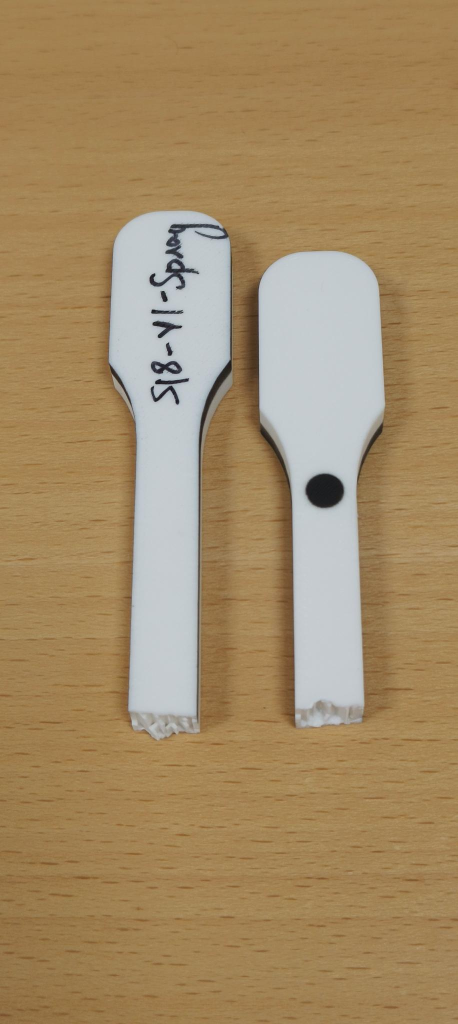
#> input picture Software/UTM_PyQt6/SF9 - Advanced Test Modes/Specimen_S18_V1_Spray_Staircase-Fracture/S18 (1).jpg, 916 x 2048 px (shown at 1/2 size)
$ python -i utm_autocal.py   (imports and definitions only)
#> lines starting #> are read from the running program, lines starting #| are printed output that depends on the picture; after the words box and inside, x2 and y2 are one past the last pixel; in counts of white or black regions, pixels touching at a corner belong together
"""DIC auto-calibration — score a frame's trackability, and pick exposure / threshold from data.

    from utm_autocal import frame_score, best_threshold, pick_best

The rig's preset carries an exposure and a threshold chosen once, by hand, under one set of LEDs.
When the lighting drifts those numbers quietly stop being right: the markers wash out or sink into
the background, detection falls to 1/2 or 0/2, and the first sign is a ruined test. This module
turns "does it look OK" into a number, so the app can sweep the settings and choose.

WHAT MAKES A FRAME TRACKABLE — and why the score is shaped this way:

  * exactly TWO blobs. Not a preference, a gate: one marker means no gauge length and three means
    the detector is finding something that is not a marker. A frame that fails this scores 0
    however pretty it looks.
  * CONTRAST MARGIN — how far the markers sit from the background in grey levels, relative to the
    threshold. This is the one that predicts robustness. A frame can detect perfectly at this
    instant with the markers only 8 levels from the cut, and lose them on the next flicker.
  * HEADROOM — clipped pixels are unrecoverable. Blown highlights eat the specimen edge and
    crushed blacks merge the markers into the shadow band, so saturation is penalised even when
    detection currently succeeds.
  * AREA in the middle of the accepted band, not at its edge, so normal breathing of the blob does
    not push it outside min_area/max_area mid-test.
  * CIRCULARITY, which is what separates a marker from the grip bands and from a smear.

Pure NumPy/OpenCV on a supplied frame: no camera, no Qt, no app state, so the scoring can be tested
against synthetic and recorded frames. Anything that has to talk to the camera (actually changing
exposure and re-grabbing) lives in the caller.
"""
import numpy as np
import cv2

# A marker sitting this close to the threshold is one flicker from being lost, even if it is
# detected right now. Below this the contrast term goes to zero rather than degrading gracefully.
MIN_MARGIN = 12.0
GOOD_MARGIN = 45.0        # margin at which the contrast term is fully satisfied
MAX_CLIPPED_PCT = 2.0     # above this proportion of clipped pixels, headroom scores zero


def _blobs(binary, min_area, max_area, min_circ):
    """Contours passing the same gates camera_manager.detect_blobs applies."""
    cnts, _ = cv2.findContours(binary, cv2.RETR_EXTERNAL, cv2.CHAIN_APPROX_SIMPLE)
    out = []
    for c in cnts:
        a = cv2.contourArea(c)
        if not (min_area < a < max_area):
            continue
        p = cv2.arcLength(c, True)
        if p <= 0:
            continue
        circ = 4 * np.pi * a / (p * p)
        if circ <= min_circ:
            continue
        M = cv2.moments(c)
        if M["m00"] > 0:
            out.append({"area": a, "circ": circ,
                        "cx": M["m10"] / M["m00"], "cy": M["m01"] / M["m00"]})
    return sorted(out, key=lambda b: b["cy"])


def frame_score(frame, threshold, thresh_type=cv2.THRESH_BINARY_INV,
                min_area=2000, max_area=200000, min_circ=0.5):
    """Score one frame 0..1 for how reliably its markers can be tracked.

    Returns a dict: score plus the individual terms, so the UI can say WHY a setting was chosen
    rather than presenting a bare number.
    """
    base = thresh_type & ~cv2.THRESH_OTSU
    used = threshold
    if thresh_type & cv2.THRESH_OTSU:
        used, binary = cv2.threshold(frame, 0, 255, base | cv2.THRESH_OTSU)
    else:
        _, binary = cv2.threshold(frame, threshold, 255, base)

    blobs = _blobs(binary, min_area, max_area, min_circ)
    n = len(blobs)
    clipped = float(((frame == 0) | (frame == 255)).mean() * 100.0)
    out = {"n_blobs": n, "threshold": float(used), "clipped_pct": clipped,
           "score": 0.0, "contrast": 0.0, "headroom": 0.0, "area_fit": 0.0,
           "circularity": 0.0, "sep_px": 0.0, "mean": float(frame.mean())}
    if n != 2:
        return out                       # hard gate — see module docstring

    # Contrast margin: how far marker and background grey levels sit from the cut. Sampled from the
    # mask itself rather than assumed, so it works for either polarity.
    #
    # cv2.mean with a mask, NOT frame[mask].mean(): boolean indexing copies the selected pixels into
    # a new array, which on a 1 MP frame costs milliseconds and allocates every call. This runs at
    # 2 Hz on the GUI thread to drive the health badge, so it has to be cheap.
    fg = cv2.mean(frame, mask=binary)[0]
    bg = cv2.mean(frame, mask=cv2.bitwise_not(binary))[0]
    margin = min(abs(fg - used), abs(bg - used))
    out["contrast"] = float(np.clip((margin - MIN_MARGIN) / (GOOD_MARGIN - MIN_MARGIN), 0, 1))
    out["margin"] = margin
    out["fg_mean"], out["bg_mean"] = fg, bg

    out["headroom"] = float(np.clip(1.0 - clipped / MAX_CLIPPED_PCT, 0, 1))

    # Area comfort: 1.0 at the geometric middle of the accepted band, falling off toward either end.
    mid = np.sqrt(min_area * max_area)
    a = np.mean([b["area"] for b in blobs])
    out["area_fit"] = float(np.clip(1.0 - abs(np.log(a / mid)) / np.log(max_area / mid), 0, 1))
    out["area_px"] = float(a)

    out["circularity"] = float(np.clip((np.mean([b["circ"] for b in blobs]) - min_circ)
                                       / (1.0 - min_circ), 0, 1))
    out["sep_px"] = float(abs(blobs[1]["cy"] - blobs[0]["cy"]))

    # Contrast dominates: it is the term that predicts whether tracking SURVIVES, where the others
    # describe how comfortable it is right now.
    out["score"] = float(0.45 * out["contrast"] + 0.25 * out["headroom"]
                         + 0.15 * out["area_fit"] + 0.15 * out["circularity"])
    return out


def best_threshold(frame, thresh_type=cv2.THRESH_BINARY_INV, lo=40, hi=220, step=5, **kw):
    """Sweep the threshold on ONE frame and return (best_threshold, best_metrics, all_metrics).

    Needs no camera, so this half of calibration works on a recorded frame or a still image.

    THRESH_OTSU is stripped for the sweep. It has to be: with the flag set, `cv2.threshold` ignores
    the value it is handed and computes its own, so every one of the 37 swept points produced an
    IDENTICAL binary image and an identical score. The sweep then relabelled each result with the
    value it had passed in, and the widest-run rule returned the middle of the swept RANGE — 130 on
    a frame where Otsu had actually used 132. The Black specimen preset is an Otsu mode, so on every
    black specimen this function was scoring one setting thirty-seven times and reporting a number
    the detector would never use.

    Otsu is still evaluated, once, as a NAMED candidate in `all_metrics` (`m["otsu"] is True`), so
    the caller can say whether a fixed threshold actually beats it rather than assuming either way.
    """
    base = thresh_type & ~cv2.THRESH_OTSU
    results = []
    for t in range(lo, hi + 1, step):
        m = frame_score(frame, t, base, **kw)   # `base`, so the swept value is honoured
        m["threshold"] = float(t)
        m["otsu"] = False
        results.append(m)
    if thresh_type & cv2.THRESH_OTSU:
        m = frame_score(frame, 0, base | cv2.THRESH_OTSU, **kw)
        m["otsu"] = True                        # threshold already carries the value Otsu CHOSE
        results.append(m)
    ok = [m for m in results if m["n_blobs"] == 2]
    if not ok:
        return None, None, results
    best = max(ok, key=lambda m: m["score"])
    # Prefer the CENTRE of the widest run of working thresholds over the single best-scoring one:
    # a setting with room either side survives a lighting drift, a peak on a cliff does not.
    #
    # Runs are built from the SWEPT points only. Otsu's value is a threshold like any other but it
    # is not a point on the grid, so letting it join would bridge a gap or start a spurious run and
    # move the chosen centre.
    swept_ok = [m for m in ok if not m.get("otsu")]
    if len(swept_ok) >= 3:
        ts = sorted(m["threshold"] for m in swept_ok)
        runs, cur = [], [ts[0]]
        for a, b in zip(ts, ts[1:]):
            (cur.append(b) if b - a <= step else (runs.append(cur), cur := [b]))
        runs.append(cur)
        widest = max(runs, key=len)
        if len(widest) >= 3:
            mid = widest[len(widest) // 2]
            centred = min(swept_ok, key=lambda m: abs(m["threshold"] - mid))
            # Only take the centred pick if it is genuinely competitive — otherwise a wide plateau
            # of mediocre settings would outrank a decisively better one.
            if centred["score"] >= 0.95 * best["score"]:
                best = centred
    return best["threshold"], best, results


def pick_best(samples):
    """Choose from [(setting, [frame, ...]), ...] — the best MEAN score across frames.

    Averaged over several frames on purpose: a single frame can look excellent on noise alone, and
    the setting that matters is the one that keeps working, not the one that peaked once.
    """
    scored = []
    for setting, metrics in samples:
        if not metrics:
            continue
        got2 = sum(1 for m in metrics if m["n_blobs"] == 2) / len(metrics)
        mean = float(np.mean([m["score"] for m in metrics]))
        scored.append({"setting": setting, "detect_rate": got2, "score": mean * got2,
                       "mean_score": mean,
                       "contrast": float(np.mean([m["contrast"] for m in metrics])),
                       "clipped_pct": float(np.mean([m["clipped_pct"] for m in metrics]))})
    if not scored:
        return None, []
    scored.sort(key=lambda s: s["score"], reverse=True)
    return (scored[0] if scored[0]["score"] > 0 else None), scored

>>> import cv2
>>> picture = cv2.imread('SF9 - Advanced Test Modes/Specimen_S18_V1_Spray_Staircase-Fracture/S18 (1).jpg', cv2.IMREAD_GRAYSCALE)
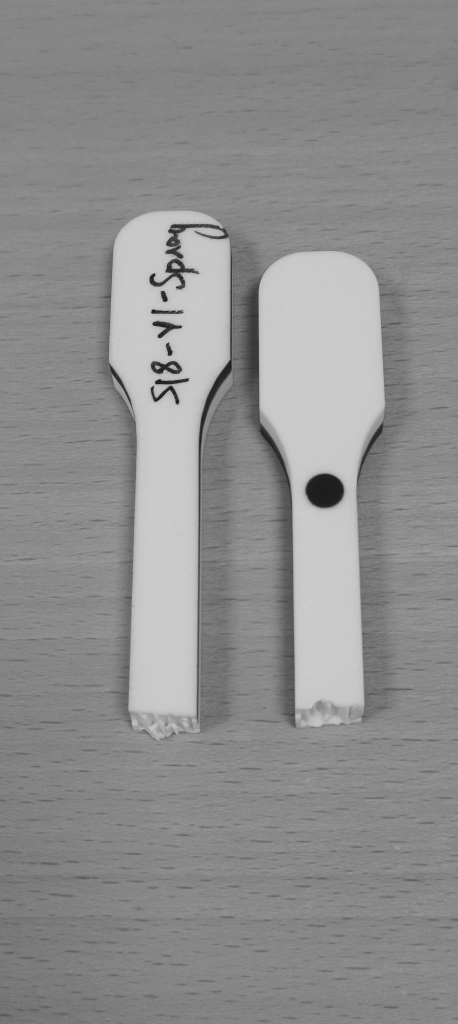
#> picture: shape (2048, 916) (shown at 1/2 size); min 12, max 211, mean 142.4
>>> result = best_threshold(picture)
#> the loop in best_threshold, `for t in range(lo, hi + 1, step):` made 37 passes
#> n in frame_score on passes 1 to 12: 1, 1, 1, 1, 1, 1, 1, 1, 1, 1, 1, 1
#> pass 1, in frame_score, `_, binary = cv2.threshold(frame, threshold, 255, base)`:
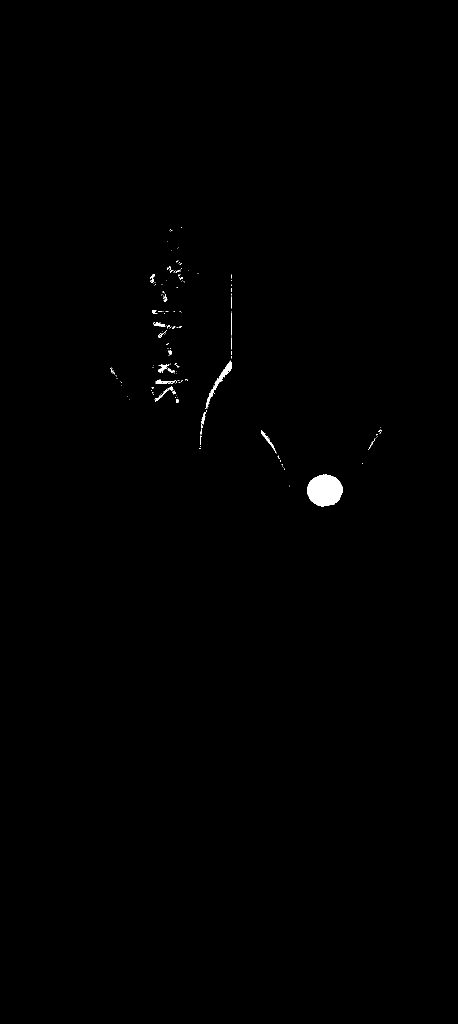
#> binary: shape (2048, 916) (shown at 1/2 size); 0.33% white; 174 white regions (152 under 20 px), largest, box (x1, y1, x2, y2) and area: (614, 949, 686, 1013) 3533, (411, 721, 463, 818) 663, (522, 861, 553, 907) 196
#> pass 2, in frame_score (call 2), `_, binary = cv2.threshold(frame, threshold, 255, base)`:
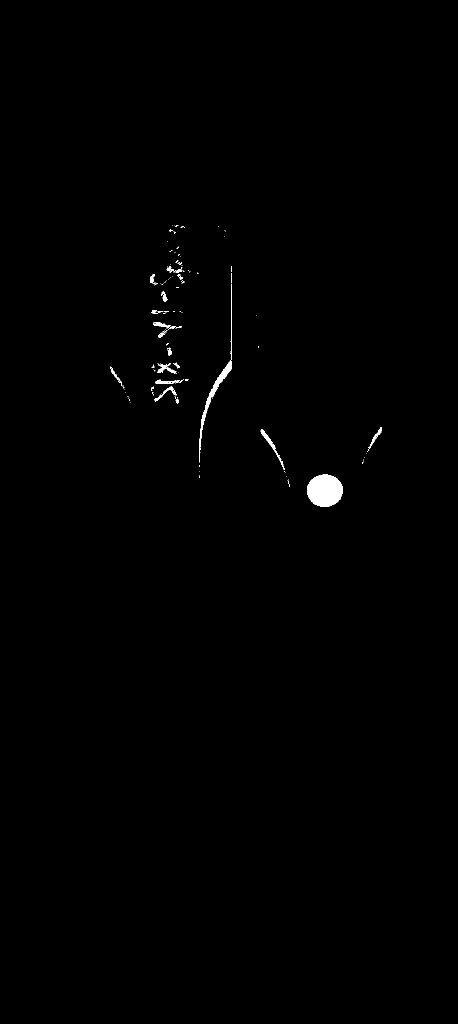
#> binary: shape (2048, 916) (shown at 1/2 size); 0.43% white; 132 white regions (107 under 20 px), largest, box (x1, y1, x2, y2) and area: (614, 949, 686, 1014) 3644, (399, 568, 463, 925) 1457, (521, 858, 570, 940) 414
#> pass 3, in frame_score (call 3), `_, binary = cv2.threshold(frame, threshold, 255, base)`:
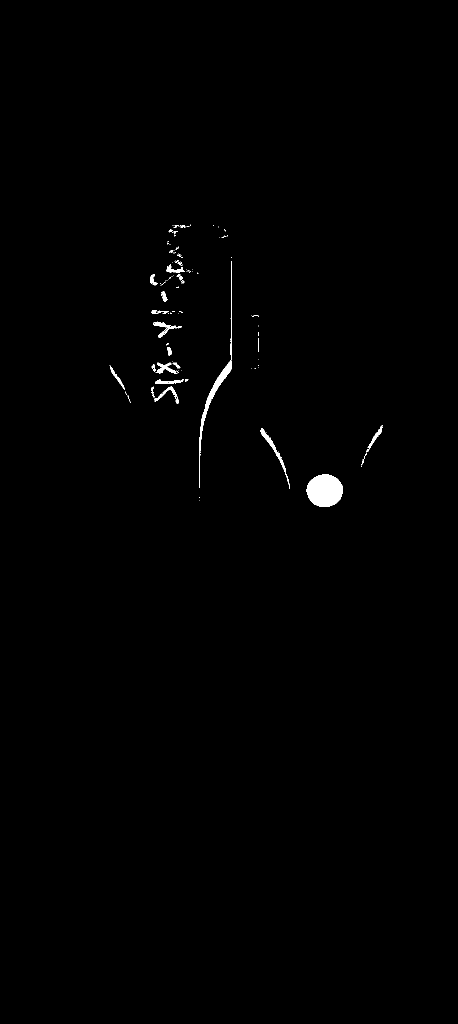
#> binary: shape (2048, 916) (shown at 1/2 size); 0.52% white; 120 white regions (91 under 20 px), largest, box (x1, y1, x2, y2) and area: (613, 949, 686, 1014) 3710, (399, 522, 463, 976) 1770, (521, 857, 574, 951) 610
#> after the loop in best_threshold, `for t in range(lo, hi + 1, step):`: results = 37 items
#> in best_threshold, `ok = [m for m in results if m["n_blobs"] == 2]`: ok = []

$ run again, on Software/UTM_PyQt6/SF9 - Advanced Test Modes/Specimen_S18_V1_Spray_Staircase-Fracture/S18.jpg
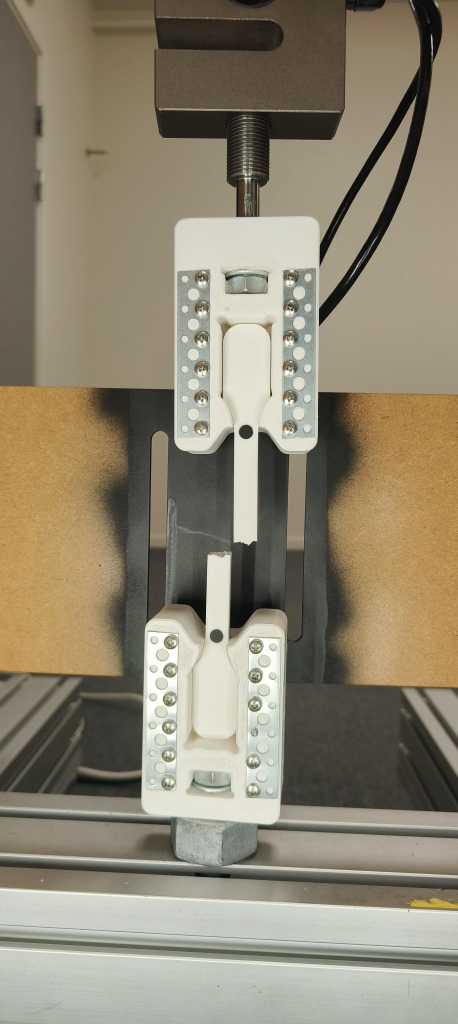
#> input picture Software/UTM_PyQt6/SF9 - Advanced Test Modes/Specimen_S18_V1_Spray_Staircase-Fracture/S18.jpg, 916 x 2048 px (shown at 1/2 size)
#> the loop in best_threshold, `for t in range(lo, hi + 1, step):` made 37 passes
#> n in frame_score on passes 1 to 8: 0, 0, 0, 0, 0, 0, 0, 0
#> pass 1, in frame_score, `_, binary = cv2.threshold(frame, threshold, 255, base)`:
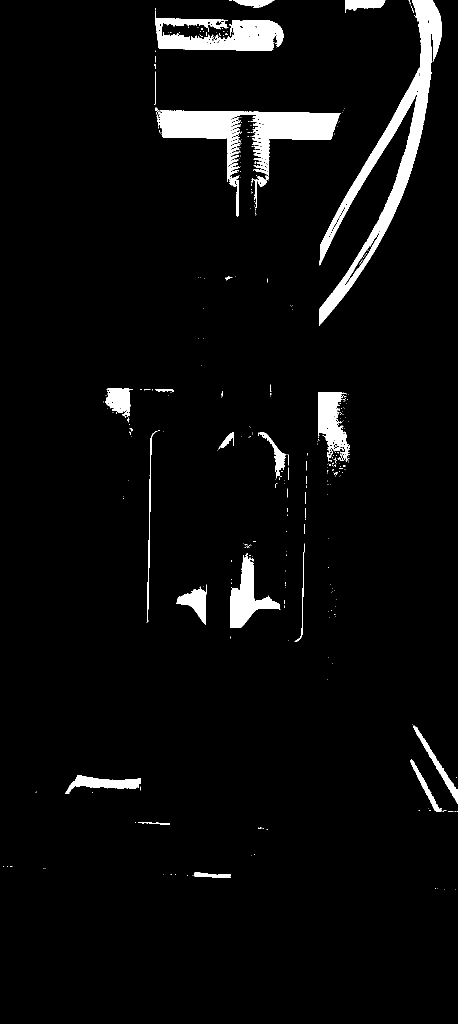
#> binary: shape (2048, 916) (shown at 1/2 size); 4.4% white; 377 white regions (343 under 20 px), largest, box (x1, y1, x2, y2) and area: (638, 0, 884, 651) 24451, (319, 221, 681, 433) 20051, (310, 21, 567, 102) 11167
#> pass 3, in frame_score (call 3), `_, binary = cv2.threshold(frame, threshold, 255, base)`:
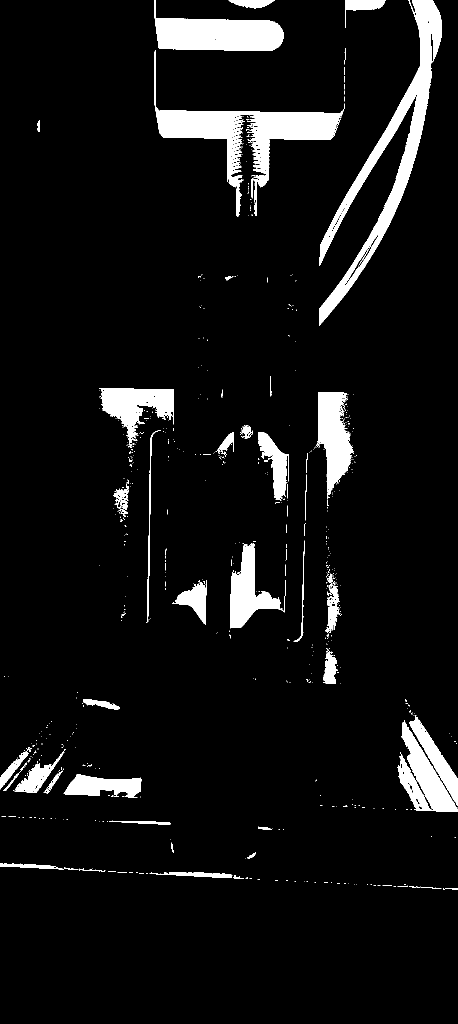
#> binary: shape (2048, 916) (shown at 1/2 size); 7% white; 667 white regions (611 under 20 px), largest, box (x1, y1, x2, y2) and area: (638, 0, 884, 651) 25284, (309, 100, 689, 434) 23363, (309, 0, 567, 102) 15212
#> after the loop in best_threshold, `for t in range(lo, hi + 1, step):`: results = 37 items
#> ok = []
